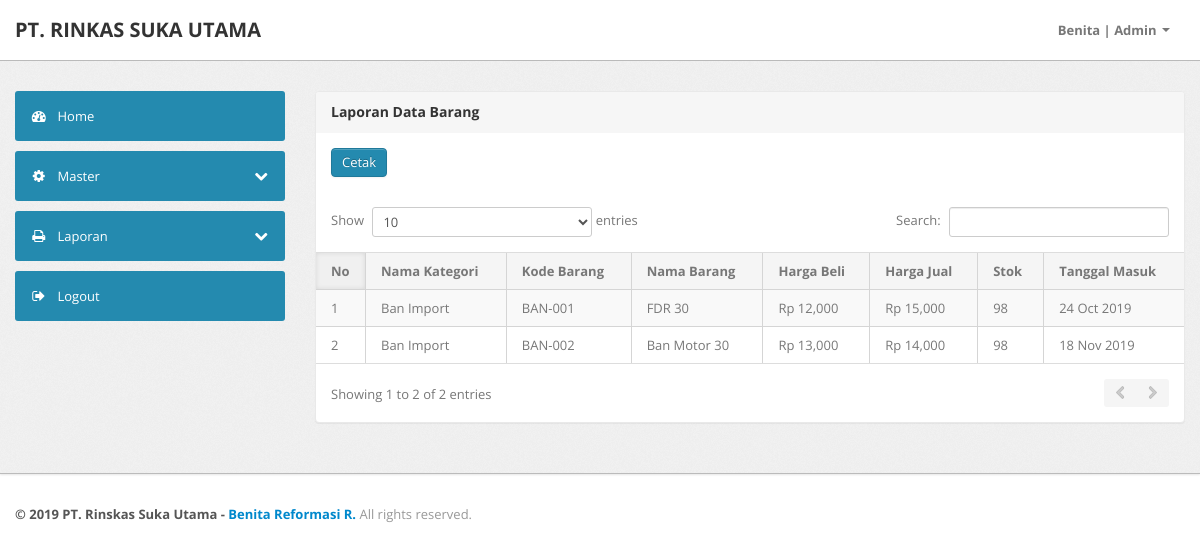
The page /index.php?page=data_laporan_barang (signed in) on the database its author committed.
### tables this page shows
CREATE TABLE `tb_barang` (
  `barang_id` int(11) NOT NULL AUTO_INCREMENT,
  `kategori_id` int(11) NOT NULL,
  `barang_kode` varchar(50) NOT NULL,
  `barang_nama` varchar(50) NOT NULL,
  `barang_stok` int(11) NOT NULL,
  `barang_tgl` date NOT NULL,
  `barang_sat` varchar(50) NOT NULL,
  `barang_ket` varchar(100) NOT NULL,
  `barang_jual` int(11) NOT NULL,
  `barang_beli` int(11) NOT NULL,
  PRIMARY KEY (`barang_id`)
);

CREATE TABLE `tb_kategori` (
  `kategori_id` int(11) NOT NULL AUTO_INCREMENT,
  `kategori_nama` varchar(50) NOT NULL,
  PRIMARY KEY (`kategori_id`)
);

### koneksi.php (called while the page is built, shortened)
<?php
$no   = 1;
function rupiah($angka)
{
    $hasil_rupiah = "Rp " . number_format($angka);
    return $hasil_rupiah;
}
function tgl_indo($tanggal)
{
    $bulan = array(
        1 =>
        'Jan',
        'Feb',
        'Mar',
        'Apr',
        'Mei',
        'Jun',
        'Jul',
        'Aug',
        'Sep',
        'Oct',
        'Nov',
        'Des'
    );
    $pecahkan = explode('-', $tanggal);
    return $pecahkan[2] . ' ' . $bulan[(int) $pecahkan[1]] . ' ' . $pecahkan[0];
}

### data_laporan_barang.php (the view)
<div class="span9">
    <div class="content">
        <div class="module">
            <div class="module-head">
                <h3>
                    Laporan Data Barang</h3>
            </div>
            <div class="module-body">
                <a class="btn btn-primary" target="_blank" href="aksi_laporan/cetak_barang.php">Cetak</a>
            </div>
            <div class="module-body table">
                <table cellpadding="0" cellspacing="0" border="0" class="datatable-1 table table-bordered table-striped display" width="100%">
                    <thead>
                        <tr>
                            <th width="10">
                                No
                            </th>
                            <th>
                                Nama Kategori
                            </th>
                            <th>
                                Kode Barang
                            </th>
                            <th>
                                Nama Barang
                            </th>
                            <th>
                                Harga Beli
                            </th>
                            <th>
                                Harga Jual
                            </th>
                            <th>
                                Stok
                            </th>
                            <th>
                                Tanggal Masuk
                            </th>
                        </tr>
                    </thead>
                    <tbody>
                        <?php
                        $ambil = $koneksi->query("SELECT * FROM tb_barang JOIN tb_kategori ON tb_barang.kategori_id=tb_kategori.kategori_id ORDER BY tb_barang.barang_tgl ASC");
                        while ($pecah = $ambil->fetch_object()) {
                            ?>
                            <tr class="odd gradeX">
                                <td>
                                    <?php echo $no++ ?>
                                </td>
                                <td>
                                    <?php echo $pecah->kategori_nama ?>
                                </td>
                                <td>
                                    <?php echo $pecah->barang_kode ?>
                                </td>
                                <td>
                                    <?php echo $pecah->barang_nama ?>
                                </td>
                                <td>
                                    <?php echo rupiah($pecah->barang_beli) ?>
                                </td>
                                <td>
                                    <?php echo rupiah($pecah->barang_jual) ?>
                                </td>
                                <td>
                                    <?php echo $pecah->barang_stok ?>
                                </td>
                                <td>
                                    <?php echo tgl_indo($pecah->barang_tgl) ?>
                                </td>
                            </tr>
                        <?php } ?>
                    </tbody>
                </table>
            </div>
        </div>
    </div>
</div>

### rows shown on the page
tb_barang: kategori.kategori_nama "Ban Import", barang_kode "BAN-001", barang_nama "FDR 30", barang_beli "Rp 12,000", barang_jual "Rp 15,000", barang_stok "98", barang_tgl "24 Oct 2019"
tb_barang: kategori.kategori_nama "Ban Import", barang_kode "BAN-002", barang_nama "Ban Motor 30", barang_beli "Rp 13,000", barang_jual "Rp 14,000", barang_stok "98", barang_tgl "18 Nov 2019"

### other values the page prints
$_SESSION['pengguna'] "Benita"
$_SESSION['pengguna_level'] "Admin"
